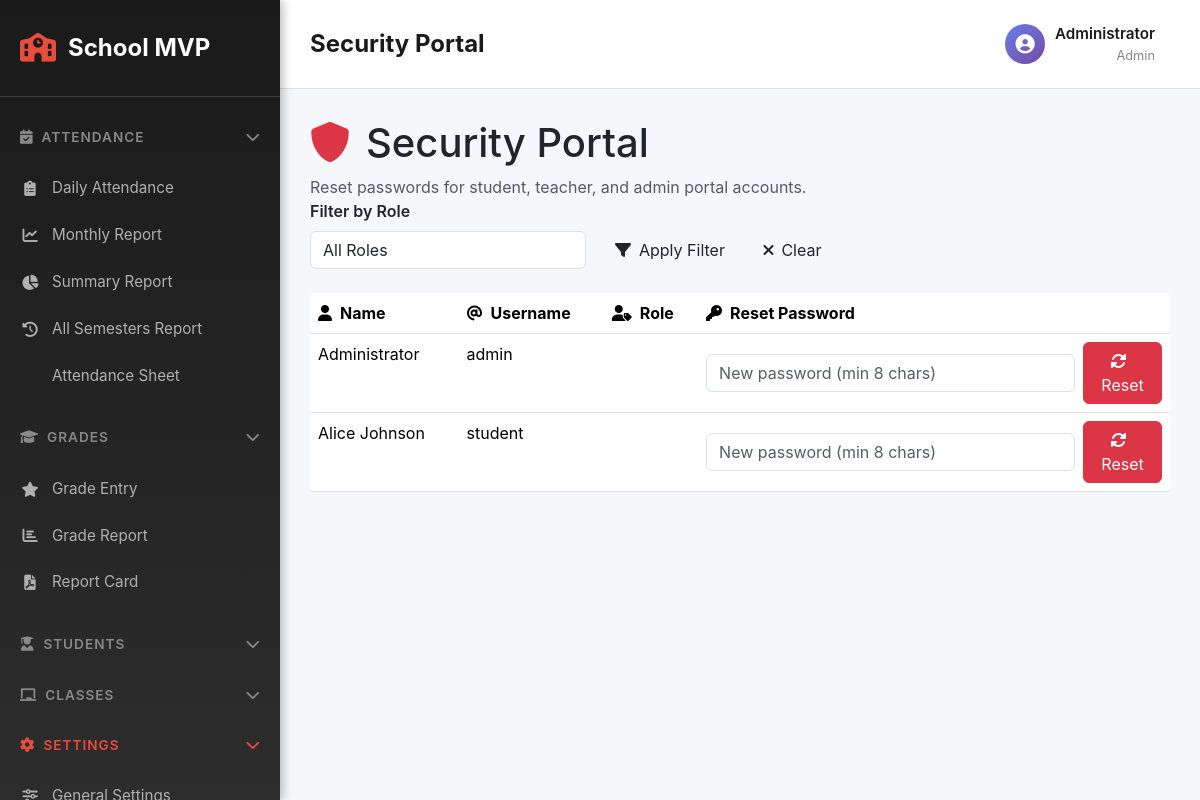
Page /security_portal.php (signed in) on the committed database.
### tables this page shows
CREATE TABLE IF NOT EXISTS users (
  id INT AUTO_INCREMENT PRIMARY KEY,
  username VARCHAR(64) NOT NULL UNIQUE,
  password_hash VARCHAR(255) NOT NULL,
  role ENUM('admin','teacher','student') NOT NULL DEFAULT 'student',
  name VARCHAR(128) NOT NULL,
  teacher_id INT DEFAULT NULL,
  student_id INT DEFAULT NULL,
  created_at TIMESTAMP DEFAULT CURRENT_TIMESTAMP,
  INDEX (role),
  INDEX (teacher_id),
  INDEX (student_id)
);

### inc/auth.php (called while the page is built, shortened)
<?php
function currentUser(): ?array
{
    return $_SESSION['user'] ?? null;
}

### security_portal.php (the view, shortened to what this page needs)
<?php
require_once __DIR__ . '/inc/auth.php';
$pageTitle = 'Security Portal';
$pdo = getDb();
    $query = 'SELECT id, username, name, role, created_at FROM users WHERE role IN (\'student\', \'admin\')';
$params = [];
$query .= ' ORDER BY FIELD(role, \'admin\', \'teacher\', \'student\'), name, username';
$stmt = $pdo->prepare($query);
$stmt->execute($params);
$users = $stmt->fetchAll(PDO::FETCH_ASSOC);
?>
<?php include __DIR__ . '/inc/sidebar-header.php'; ?>
<div class="table-header">
    <div>
        <h1 class="table-title">
            <i class="fas fa-shield-alt me-3 text-danger"></i>Security Portal
        </h1>
        <p class="text-muted mb-0">Reset passwords for student, teacher, and admin portal accounts.</p>
    </div>
</div>
<div class="table-container mb-4">
    <form method="get" class="row g-3 align-items-end">
        <div class="col-md-4">
            <label for="role" class="form-label fw-semibold">Filter by Role</label>
            <select id="role" name="role" class="form-control">
                <option value="">All Roles</option>
            </select>
        </div>
        <div class="col-md-8">
            <button type="submit" class="btn btn-primary-custom">
                <i class="fas fa-filter me-2"></i>Apply Filter
            </button>
            <a href="security_portal.php" class="btn btn-secondary-custom ms-2">
                <i class="fas fa-times me-2"></i>Clear
            </a>
        </div>
    </form>
</div>
<div class="table-container">
    <div class="table-responsive">
        <table class="table">
            <thead>
                <tr>
                    <th><i class="fas fa-user me-2"></i>Name</th>
                    <th><i class="fas fa-at me-2"></i>Username</th>
                    <th><i class="fas fa-user-tag me-2"></i>Role</th>
                    <th><i class="fas fa-key me-2"></i>Reset Password</th>
                </tr>
            </thead>
            <tbody>
                <?php if (!empty($users)): ?>
                    <?php foreach ($users as $account): ?>
                        <tr>
                            <td><?= htmlspecialchars($account['name']) ?></td>
                            <td><?= htmlspecialchars($account['username']) ?></td>
                            <td>
                                <span class="badge badge-info-custom"><?= htmlspecialchars(ucfirst($account['role'])) ?></span>
                            </td>
                            <td>
                                <form method="post" class="d-flex flex-column flex-md-row gap-2 align-items-md-center">
                                    <input
                                        type="password"
                                        name="new_password"
                                        class="form-control"
                                        minlength="8"
                                        placeholder="New password (min 8 chars)"
                                        required
                                    >
                                    <button type="submit" class="btn btn-danger">
                                        <i class="fas fa-sync-alt me-2"></i>Reset
                                    </button>
                                </form>
                            </td>
                        </tr>
                    <?php endforeach; ?>
                <?php else: ?>
                    <tr>
                        <td colspan="4" class="text-center text-muted py-4">No accounts found for this role filter.</td>
                    </tr>
                <?php endif; ?>
            </tbody>
        </table>
    </div>
</div>
<?php include __DIR__ . '/inc/sidebar-footer.php'; ?>

### inc/sidebar-header.php (shortened to what this page needs)
<?php
require_once __DIR__ . '/auth.php';
$user = currentUser();
?>
<!DOCTYPE html>
<html lang="en">
<head>
    <link href="https://cdn.jsdelivr.net/npm/bootstrap@5.3.2/dist/css/bootstrap.min.css" rel="stylesheet">
    <link rel="stylesheet" href="https://cdnjs.cloudflare.com/ajax/libs/font-awesome/6.0.0/css/all.min.css">
</head>
<body>
<div class="sidebar" id="sidebar">
    <div class="sidebar-brand">
        <a href="dashboard.php">
            <i class="fas fa-school"></i>
            <span><?= htmlspecialchars(APP_NAME) ?></span>
        </a>
    </div>
    <div class="menu-section">
        <div class="menu-title" onclick="toggleMenu(this)">
            <span><i class="fas fa-calendar-check me-2"></i>ATTENDANCE</span>
            <i class="fas fa-chevron-down dropdown-arrow"></i>
        </div>
        <div class="menu-items show">
            <a href="attendance_daily.php" class="menu-item">
                <i class="fas fa-clipboard-list"></i>Daily Attendance
            </a>
            <a href="attendance_monthly.php" class="menu-item">
                <i class="fas fa-chart-line"></i>Monthly Report
            </a>
            <a href="attendance_summary.php" class="menu-item">
                <i class="fas fa-chart-pie"></i>Summary Report
            </a>
            <a href="attendance_semesters.php" class="menu-item">
                <i class="fas fa-history"></i>All Semesters Report
            </a>
            <a href="attendance_sheet.php" class="menu-item">
                <i class="fas fa-sheet-icon"></i>Attendance Sheet
            </a>
        </div>
    </div>
    <div class="menu-section">
        <div class="menu-title" onclick="toggleMenu(this)">
            <span><i class="fas fa-graduation-cap me-2"></i>GRADES</span>
            <i class="fas fa-chevron-down dropdown-arrow"></i>
        </div>
        <div class="menu-items show">
            <a href="grades.php" class="menu-item">
                <i class="fas fa-star"></i>Grade Entry
            </a>
            <a href="grades_report.php" class="menu-item">
                <i class="fas fa-chart-bar"></i>Grade Report
            </a>
            <a href="report_card.php" class="menu-item">
                <i class="fas fa-file-pdf"></i>Report Card
            </a>
        </div>
    </div>
    <div class="menu-section">
        <div class="menu-title" onclick="toggleMenu(this)">
            <span><i class="fas fa-user-graduate me-2"></i>STUDENTS</span>
            <i class="fas fa-chevron-down dropdown-arrow"></i>
        </div>
    </div>
    <div class="menu-section">
        <div class="menu-title" onclick="toggleMenu(this)">
            <span><i class="fas fa-chalkboard me-2"></i>CLASSES</span>
            <i class="fas fa-chevron-down dropdown-arrow"></i>
        </div>
    </div>
    <?php if (isset($user) && ($user['role'] ?? '') === 'admin'): ?>
        <div class="menu-section">
            <div class="menu-title" onclick="toggleMenu(this)">
                <span><i class="fas fa-cog me-2"></i>SETTINGS</span>
                <i class="fas fa-chevron-down dropdown-arrow"></i>
            </div>
            <div class="menu-items">
                <a href="#" class="menu-item">
                    <i class="fas fa-sliders-h"></i>General Settings
                </a>
            </div>
        </div>
    <?php endif; ?>
</div>
<div class="main-content">
    <div class="top-bar">
        <div class="d-flex align-items-center gap-3">
            <h1 class="top-bar-title mb-0"><?= htmlspecialchars($pageTitle ?? 'Dashboard') ?></h1>
        </div>
        <?php if ($user): ?>
            <div class="top-bar-user">
                <div class="user-menu">
                    <div class="user-avatar">
                        <i class="fas fa-user-circle"></i>
                    </div>
                    <div class="user-info">
                        <span class="user-name"><?= htmlspecialchars($user['name']) ?></span>
                        <span class="user-role"><?= htmlspecialchars(ucfirst($user['role'])) ?></span>
                    </div>
                </div>
            </div>
        <?php endif; ?>
    </div>
    <div class="page-content">

### inc/sidebar-header.php (style rules this page uses)
* { margin: 0; padding: 0; box-sizing: border-box; }
html, body { width: 100%; height: 100%; margin: 0 !important; padding: 0 !important; }
body { display: flex !important; min-height: 100vh; background-color: #f5f7fa; font-family: -apple-system, BlinkMacSystemFont, "Segoe UI", Roboto, "Helvetica Neue", Arial, sans-serif; flex-wrap: nowrap !important; }
.sidebar { width: 280px !important; min-width: 280px !important; max-width: 280px !important; background: linear-gradient(180deg, #1a1a1a 0%, #2d2d2d 100%) !important; color: #e0e0e0; padding: 30px 0; position: fixed !important; height: 100vh !important; overflow-y: auto; left: 0 !important; top: 0 !important; z-index: 1000; box-shadow: 2px 0 10px rgba(0,0,0,0.3); }
.sidebar-brand { padding: 0 20px 30px; border-bottom: 1px solid #404040; margin-bottom: 20px; }
.sidebar-brand a { text-decoration: none !important; color: #fff; display: flex; align-items: center; font-size: 1.5rem; font-weight: 700; transition: all 0.3s ease; }
.sidebar-brand i { margin-right: 12px; color: #e74c3c; font-size: 1.8rem; }
.menu-section { margin-bottom: 10px; }
.menu-title { padding: 10px 20px; font-size: 0.85rem; font-weight: 600; color: #888; text-transform: uppercase; letter-spacing: 1px; display: flex !important; align-items: center; justify-content: space-between; cursor: pointer; transition: all 0.3s ease; user-select: none; background: none !important; border: none !important; }
.menu-title i { font-size: 0.9rem; transition: transform 0.3s ease; }
.menu-items { display: none; padding: 8px 0; }
.menu-items.show { display: block; }
.menu-item { display: flex !important; align-items: center; padding: 12px 20px; color: #b0b0b0; text-decoration: none !important; transition: all 0.3s ease; position: relative; font-size: 0.95rem; background: none !important; border: none !important; }
.menu-item i { margin-right: 12px; width: 20px; text-align: center; font-size: 0.95rem; }
.main-content { margin-left: 280px !important; flex: 1; display: flex !important; flex-direction: column; width: calc(100% - 280px) !important; min-height: 100vh; }
.top-bar { background: #fff !important; padding: 15px 30px; border-bottom: 1px solid #e0e0e0; display: flex !important; justify-content: space-between; align-items: center; box-shadow: 0 2px 4px rgba(0,0,0,0.05); flex-wrap: nowrap !important; }
.top-bar-title { font-size: 1.5rem; font-weight: 700; color: #1a1a1a; margin: 0 !important; }
.top-bar-user { display: flex; align-items: center; gap: 15px; }
.user-menu { display: flex; align-items: center; gap: 10px; cursor: pointer; padding: 8px 15px; border-radius: 8px; transition: all 0.3s ease; }
.user-avatar { width: 40px; height: 40px; border-radius: 50%; background: linear-gradient(135deg, #667eea 0%, #764ba2 100%); display: flex; align-items: center; justify-content: center; color: #fff; font-size: 1.2rem; }
.user-info { text-align: right; }
.user-name { display: block; font-weight: 600; color: #1a1a1a; font-size: 0.95rem; margin: 0; }
.user-role { display: block; font-size: 0.8rem; color: #888; margin: 0; }
.page-content { flex: 1; padding: 30px; overflow-y: auto; background-color: #f5f7fa; }
.dropdown-arrow { font-size: 0.75rem; margin-left: auto; transition: transform 0.3s ease; }
.d-flex { display: flex !important; }
.align-items-center { align-items: center !important; }
.gap-3 { gap: 1rem !important; }
.mb-0 { margin-bottom: 0 !important; }

### rows in the picture
users: name "Administrator", role "Admin", username "admin"
users: name "Alice Johnson", username "student"

### other values in the picture
APP_NAME "School MVP"
$pageTitle "Security Portal"
